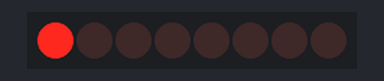
Simulated run of this sketch. Board: Arduino Uno, built with avr-gcc and run on an emulated ATmega328P. Parts: 8 shift-register outputs drawn as a row of LEDs (first output left, lit = HIGH). Wiring (inferred from the names in the program): shift register (74HC595): data pin 9; shift clock pin 8; latch pin 7. Wiring (inferred from the signals the program sends): row of LEDs: on Q0, Q1, Q2, Q3, Q4, Q5, Q6, Q7.

Above: at 0.6 s.
At 5.1 s:
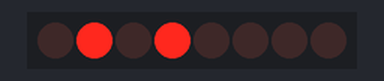
At 10.1 s:
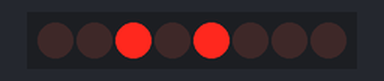
At 20.1 s:
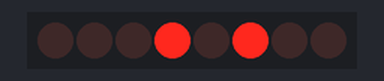
At 30.1 s:
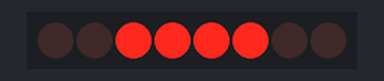
At 39.75 s:
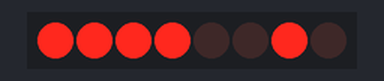
Timing chart, 0 to 40.0 s (numbered marks = the images above):
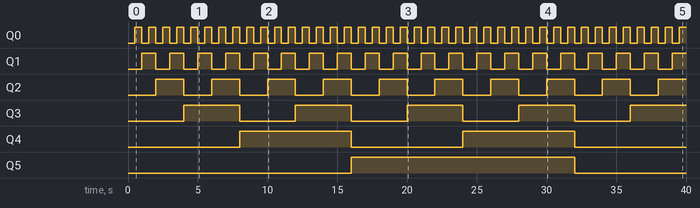

The sketch:

binary_counter.ino
```cpp
int latchPin = 7;
int clockPin = 8;
int dataPin = 9;

void setup() {
  pinMode(dataPin, OUTPUT);
  pinMode(clockPin, OUTPUT);
  pinMode(latchPin, OUTPUT);
}

void loop() {
  for (int numberToDisplay = 0; numberToDisplay < 256; numberToDisplay++) {
    digitalWrite(latchPin, LOW);
    shiftOut(dataPin, clockPin, MSBFIRST, numberToDisplay);
    digitalWrite(latchPin, HIGH);

    delay(500);
  }
}
```

Measured:
- by itself, Q0: alternates HIGH for 0.50 s and LOW for 0.50 s
- by itself, Q1: alternates HIGH for 1.0 s and LOW for 1.0 s
- by itself, Q2: alternates HIGH for 2.0 s and LOW for 2.0 s
- by itself, Q3: alternates HIGH for 4.0 s and LOW for 4.0 s
- by itself, Q4: alternates HIGH for 8.0 s and LOW for 8.0 s
- by itself, Q5: LOW → HIGH at 16.0 s, → LOW 16.0 s later
